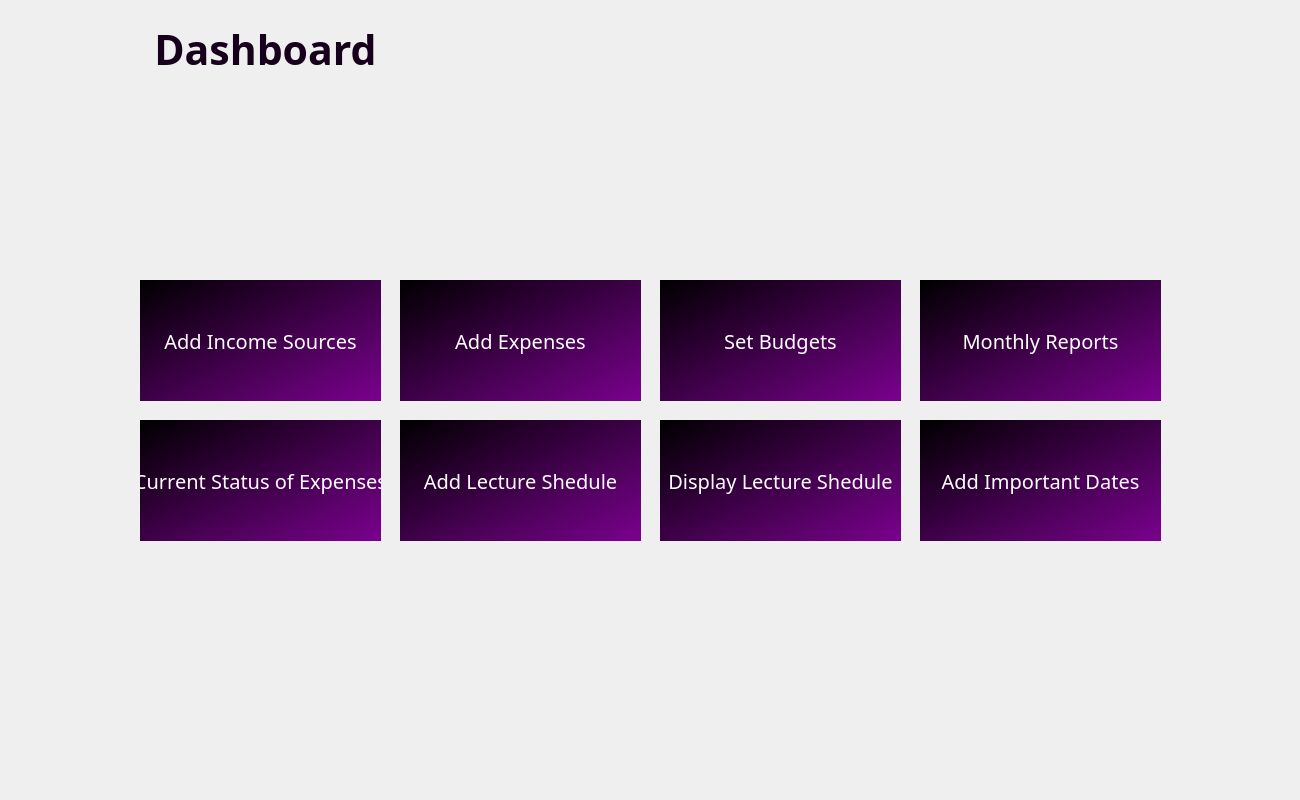
<?xml version="1.0" encoding="UTF-8"?>
<ui version="4.0">
 <class>Dashboard</class>
 <widget class="QDialog" name="Dashboard">
  <property name="geometry">
   <rect>
    <x>0</x>
    <y>0</y>
    <width>1300</width>
    <height>800</height>
   </rect>
  </property>
  <property name="maximumSize">
   <size>
    <width>1300</width>
    <height>800</height>
   </size>
  </property>
  <property name="windowTitle">
   <string>Dashboard</string>
  </property>
  <property name="windowIcon">
   <iconset resource="src.qrc">
    <normaloff>:/images/ghjk.png</normaloff>:/images/ghjk.png</iconset>
  </property>
  <widget class="QPushButton" name="AddIncome">
   <property name="geometry">
    <rect>
     <x>140</x>
     <y>280</y>
     <width>241</width>
     <height>121</height>
    </rect>
   </property>
   <property name="font">
    <font>
     <family>Sitka Banner</family>
     <pointsize>15</pointsize>
    </font>
   </property>
   <property name="cursor">
    <cursorShape>PointingHandCursor</cursorShape>
   </property>
   <property name="styleSheet">
    <string notr="true">background-color: qlineargradient(spread:pad, x1:0, y1:0, x2:1, y2:1, stop:0 rgba(0, 0, 0, 255), stop:1 rgba(122, 1, 142, 255));
color: rgb(255, 255, 255);
border-color: rgb(0, 0, 0);
border:1;</string>
   </property>
   <property name="text">
    <string>Add Income Sources</string>
   </property>
  </widget>
  <widget class="QPushButton" name="AddExoenses">
   <property name="geometry">
    <rect>
     <x>400</x>
     <y>280</y>
     <width>241</width>
     <height>121</height>
    </rect>
   </property>
   <property name="font">
    <font>
     <family>Sitka Banner</family>
     <pointsize>15</pointsize>
    </font>
   </property>
   <property name="cursor">
    <cursorShape>PointingHandCursor</cursorShape>
   </property>
   <property name="styleSheet">
    <string notr="true">background-color: qlineargradient(spread:pad, x1:0, y1:0, x2:1, y2:1, stop:0 rgba(0, 0, 0, 255), stop:1 rgba(122, 1, 142, 255));
color: rgb(255, 255, 255);
border-color: rgb(0, 0, 0);
border:1;</string>
   </property>
   <property name="text">
    <string>Add Expenses</string>
   </property>
  </widget>
  <widget class="QPushButton" name="SetBudgets">
   <property name="geometry">
    <rect>
     <x>660</x>
     <y>280</y>
     <width>241</width>
     <height>121</height>
    </rect>
   </property>
   <property name="font">
    <font>
     <family>Sitka Banner</family>
     <pointsize>15</pointsize>
    </font>
   </property>
   <property name="cursor">
    <cursorShape>PointingHandCursor</cursorShape>
   </property>
   <property name="styleSheet">
    <string notr="true">background-color: qlineargradient(spread:pad, x1:0, y1:0, x2:1, y2:1, stop:0 rgba(0, 0, 0, 255), stop:1 rgba(122, 1, 142, 255));
color: rgb(255, 255, 255);
border-color: rgb(0, 0, 0);
border:1;</string>
   </property>
   <property name="text">
    <string>Set Budgets</string>
   </property>
  </widget>
  <widget class="QPushButton" name="MonthlyReports">
   <property name="geometry">
    <rect>
     <x>920</x>
     <y>280</y>
     <width>241</width>
     <height>121</height>
    </rect>
   </property>
   <property name="font">
    <font>
     <family>Sitka Banner</family>
     <pointsize>15</pointsize>
    </font>
   </property>
   <property name="cursor">
    <cursorShape>PointingHandCursor</cursorShape>
   </property>
   <property name="styleSheet">
    <string notr="true">background-color: qlineargradient(spread:pad, x1:0, y1:0, x2:1, y2:1, stop:0 rgba(0, 0, 0, 255), stop:1 rgba(122, 1, 142, 255));
color: rgb(255, 255, 255);
border-color: rgb(0, 0, 0);
border:1;</string>
   </property>
   <property name="text">
    <string>Monthly Reports</string>
   </property>
  </widget>
  <widget class="QPushButton" name="ExpensesStatus">
   <property name="geometry">
    <rect>
     <x>140</x>
     <y>420</y>
     <width>241</width>
     <height>121</height>
    </rect>
   </property>
   <property name="font">
    <font>
     <family>Sitka Banner</family>
     <pointsize>15</pointsize>
    </font>
   </property>
   <property name="cursor">
    <cursorShape>PointingHandCursor</cursorShape>
   </property>
   <property name="styleSheet">
    <string notr="true">background-color: qlineargradient(spread:pad, x1:0, y1:0, x2:1, y2:1, stop:0 rgba(0, 0, 0, 255), stop:1 rgba(122, 1, 142, 255));
color: rgb(255, 255, 255);
border-color: rgb(0, 0, 0);
border:1;</string>
   </property>
   <property name="text">
    <string>Current Status of Expenses</string>
   </property>
  </widget>
  <widget class="QPushButton" name="AddLectureShedule">
   <property name="geometry">
    <rect>
     <x>400</x>
     <y>420</y>
     <width>241</width>
     <height>121</height>
    </rect>
   </property>
   <property name="font">
    <font>
     <family>Sitka Banner</family>
     <pointsize>15</pointsize>
    </font>
   </property>
   <property name="cursor">
    <cursorShape>PointingHandCursor</cursorShape>
   </property>
   <property name="styleSheet">
    <string notr="true">background-color: qlineargradient(spread:pad, x1:0, y1:0, x2:1, y2:1, stop:0 rgba(0, 0, 0, 255), stop:1 rgba(122, 1, 142, 255));
color: rgb(255, 255, 255);
border-color: rgb(0, 0, 0);
border:1;</string>
   </property>
   <property name="text">
    <string>Add Lecture Shedule</string>
   </property>
  </widget>
  <widget class="QPushButton" name="AddImportantDates">
   <property name="geometry">
    <rect>
     <x>920</x>
     <y>420</y>
     <width>241</width>
     <height>121</height>
    </rect>
   </property>
   <property name="font">
    <font>
     <family>Sitka Banner</family>
     <pointsize>15</pointsize>
    </font>
   </property>
   <property name="cursor">
    <cursorShape>PointingHandCursor</cursorShape>
   </property>
   <property name="styleSheet">
    <string notr="true">background-color: qlineargradient(spread:pad, x1:0, y1:0, x2:1, y2:1, stop:0 rgba(0, 0, 0, 255), stop:1 rgba(122, 1, 142, 255));
color: rgb(255, 255, 255);
border-color: rgb(0, 0, 0);
border:1;</string>
   </property>
   <property name="text">
    <string>Add Important Dates</string>
   </property>
  </widget>
  <widget class="QPushButton" name="DisplayLec">
   <property name="geometry">
    <rect>
     <x>660</x>
     <y>420</y>
     <width>241</width>
     <height>121</height>
    </rect>
   </property>
   <property name="font">
    <font>
     <family>Sitka Banner</family>
     <pointsize>15</pointsize>
    </font>
   </property>
   <property name="cursor">
    <cursorShape>PointingHandCursor</cursorShape>
   </property>
   <property name="styleSheet">
    <string notr="true">background-color: qlineargradient(spread:pad, x1:0, y1:0, x2:1, y2:1, stop:0 rgba(0, 0, 0, 255), stop:1 rgba(122, 1, 142, 255));
color: rgb(255, 255, 255);
border-color: rgb(0, 0, 0);
border:1;</string>
   </property>
   <property name="text">
    <string>Display Lecture Shedule</string>
   </property>
  </widget>
  <widget class="QLabel" name="label_2">
   <property name="geometry">
    <rect>
     <x>-30</x>
     <y>70</y>
     <width>1361</width>
     <height>971</height>
    </rect>
   </property>
   <property name="styleSheet">
    <string notr="true">image: url(:/images/6071541.jpg);</string>
   </property>
   <property name="text">
    <string/>
   </property>
  </widget>
  <widget class="QWidget" name="layoutWidget">
   <property name="geometry">
    <rect>
     <x>26</x>
     <y>9</y>
     <width>351</width>
     <height>81</height>
    </rect>
   </property>
   <layout class="QHBoxLayout" name="horizontalLayout">
    <item>
     <widget class="QLabel" name="label_3">
      <property name="styleSheet">
       <string notr="true">image: url(:/images/ghjk.png);</string>
      </property>
      <property name="text">
       <string/>
      </property>
     </widget>
    </item>
    <item>
     <widget class="QLabel" name="label">
      <property name="font">
       <font>
        <family>Sitka Banner</family>
        <pointsize>31</pointsize>
        <bold>true</bold>
       </font>
      </property>
      <property name="styleSheet">
       <string notr="true">color: rgb(23, 0, 27);</string>
      </property>
      <property name="text">
       <string>Dashboard</string>
      </property>
      <property name="alignment">
       <set>Qt::AlignmentFlag::AlignCenter</set>
      </property>
     </widget>
    </item>
   </layout>
  </widget>
  <widget class="QLabel" name="Alert">
   <property name="geometry">
    <rect>
     <x>890</x>
     <y>40</y>
     <width>391</width>
     <height>61</height>
    </rect>
   </property>
   <property name="font">
    <font>
     <family>SimSun</family>
     <pointsize>15</pointsize>
     <bold>true</bold>
    </font>
   </property>
   <property name="styleSheet">
    <string notr="true">color: rgb(170, 0, 0);</string>
   </property>
   <property name="text">
    <string/>
   </property>
   <property name="alignment">
    <set>Qt::AlignmentFlag::AlignRight|Qt::AlignmentFlag::AlignTrailing|Qt::AlignmentFlag::AlignVCenter</set>
   </property>
  </widget>
  <zorder>layoutWidget</zorder>
  <zorder>label_2</zorder>
  <zorder>AddIncome</zorder>
  <zorder>AddExoenses</zorder>
  <zorder>SetBudgets</zorder>
  <zorder>MonthlyReports</zorder>
  <zorder>ExpensesStatus</zorder>
  <zorder>AddLectureShedule</zorder>
  <zorder>AddImportantDates</zorder>
  <zorder>DisplayLec</zorder>
  <zorder>Alert</zorder>
 </widget>
 <resources>
  <include location="src.qrc"/>
 </resources>
 <connections/>
</ui>
